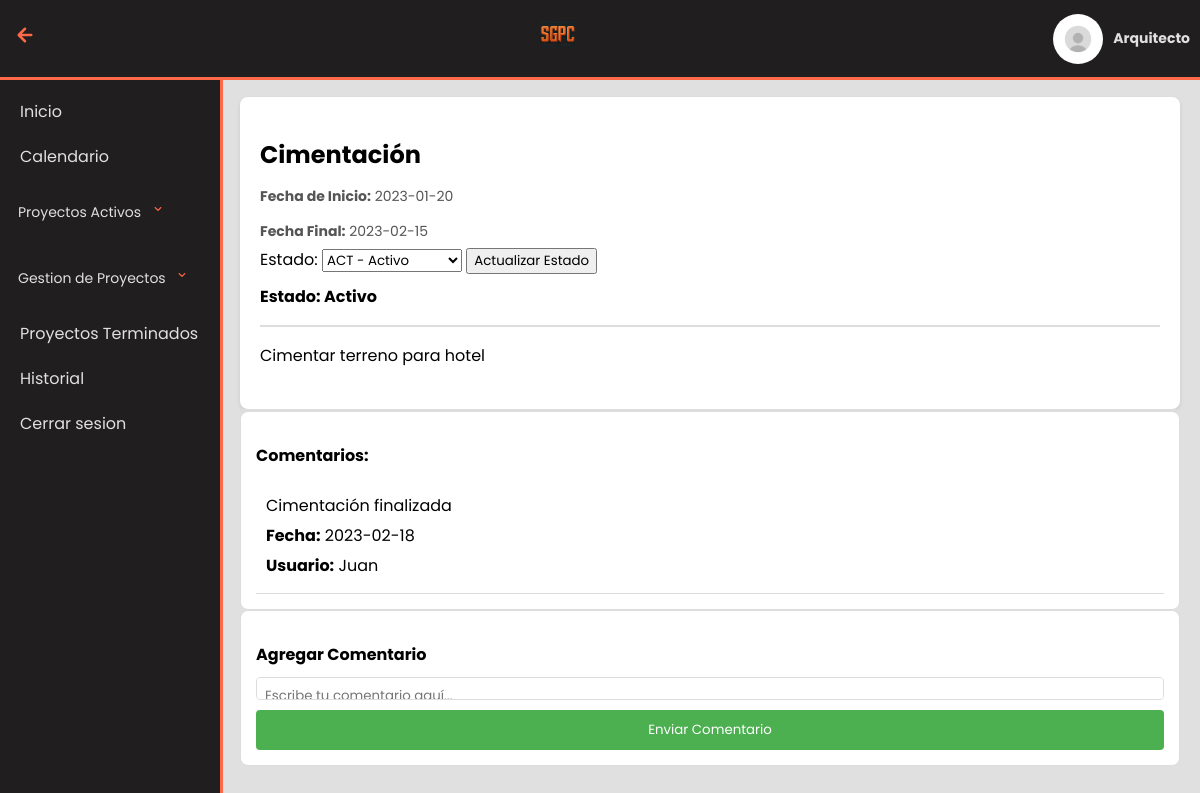
The page /MenuArquitecto/detalleTarea.php?idTarea=1 (signed in) on the database its author committed.
### tables this page shows
CREATE TABLE ProyectoTarea (
    idProyecto INT NOT NULL,
    idTarea int NOT NULL,
    fechaInicio DATE NOT NULL,
    fechaFinal DATE NOT NULL,
    PRIMARY KEY (idProyecto, idTarea),
    FOREIGN KEY (idProyecto) REFERENCES Proyecto(idProyecto),
    FOREIGN KEY (idTarea) REFERENCES Tarea(idTarea)
);

CREATE TABLE Tarea (
    idTarea int auto_increment PRIMARY KEY,
    titulo VARCHAR(40) NOT NULL,
    descripcion VARCHAR(100) NOT NULL,
    estado CHAR(3) NOT NULL,
    idProyecto INT NOT NULL,
    FOREIGN KEY (estado) REFERENCES Estado(codigo),
    FOREIGN KEY (idProyecto) REFERENCES Proyecto(idProyecto)
);

CREATE TABLE Estado (
    codigo CHAR(5) PRIMARY KEY,
    nombre VARCHAR(30) NOT NULL
);

CREATE TABLE Comentario (
    idComentario INT AUTO_INCREMENT PRIMARY KEY,
    descripcion VARCHAR(100) NOT NULL,
    fechaComentario DATE NOT NULL,
    idUsuario INT NOT NULL,
    idTarea int NOT NULL,
    idProyecto INT,
    FOREIGN KEY (idUsuario) REFERENCES Usuario(idUsuario),
    FOREIGN KEY (idTarea) REFERENCES Tarea(idTarea),
    FOREIGN KEY (idProyecto) REFERENCES Proyecto(idProyecto)
);

CREATE TABLE Usuario (
    idUsuario INT AUTO_INCREMENT PRIMARY KEY,
    nombre VARCHAR(30) NOT NULL,
    apellidoPat VARCHAR(50) NOT NULL,
    apellidoMat VARCHAR(50) NOT NULL,
    numTel CHAR(15) NOT NULL,
    email VARCHAR(256) NOT NULL,
    contrasena VARCHAR(30) NOT NULL,
    idTipoUsuario INT NOT NULL,
    FOREIGN KEY (idTipoUsuario) REFERENCES TipoUsuario(idTu)
);

### MenuArquitecto/detalleTarea.php (the view, shortened to what this page needs)
<?php
include 'consultas.php';
$consultas = new Consultas();
$idTarea = isset($_GET['idTarea']) ? $_GET['idTarea'] : null;
$tareaSeleccionada = $consultas->getTareaPorId($idTarea);
if ($tareaSeleccionada) {
    $comentarios = $consultas->getComentariosTarea($idTarea);
?>
<!DOCTYPE html>
<html lang="en">
<head>
    <link rel="stylesheet" href="../css/detalleTarea.css">
</head>
<body>
    <?php
        include "plantillas/header.php";
        include "plantillas/menu.php";
        ?>
    <main>
        <div class="task-details">
            <div class="header-section">
                <h2><?= $tareaSeleccionada['NombreTarea']; ?></h2>
                <p class="date">
                    <strong>Fecha de Inicio:</strong>
                    <?= date("Y-m-d", strtotime($tareaSeleccionada['fechaInicio'])); ?>
                </p>
                <p class="date">
                    <strong>Fecha Final:</strong>
                    <?= ($tareaSeleccionada['fechaFinal'] !== null) ? date("Y-m-d", strtotime($tareaSeleccionada['fechaFinal'])) : 'Sin fecha final'; ?>
                </p>
                <form action="actualizar_estado.php" method="post" class="update-task-status-section">
                    <label for="estadoTarea">Estado:</label>
                    <select name="estadoTarea" id="estadoTarea">
                        <?php
                            $estados = $consultas->obtenerEstados();
                            foreach ($estados as $codigo => $nombre) {
                                echo '<option value="' . $codigo . '">' . $nombre . '</option>';
                            }
                            ?>
                    </select>
                    <input type="submit" value="Actualizar Estado" class="update-task-status-button">
                </form>
                <p class="status <?= $consultas->obtenerNombreEstado($tareaSeleccionada['estado']); ?>">
                    <strong>Estado:</strong> <?= $consultas->obtenerNombreEstado($tareaSeleccionada['estado']); ?>
                </p>
                <div class="divider"></div>
                <div class="project-description">
                    <p><?= $tareaSeleccionada['DescripcionTarea']; ?></p>
                </div>
            </div>
        </div>
        <div class="divider"></div>
        <?php if (!empty($comentarios)) : ?>
        <div class="comments-section">
            <h3>Comentarios:</h3>
            <?php foreach ($comentarios as $comentario) : ?>
            <div class="comment <?= ($comentario['nombreUsuario'] == 'nombreUsuarioActual') ? 'user-comment' : ''; ?>">
                <p><?= $comentario['descripcion']; ?></p>
                <p><strong>Fecha:</strong> <?= $comentario['fechaComentario']; ?></p>
                <p><strong>Usuario:</strong> <?= $comentario['nombreUsuario']; ?></p>
            </div>
            <?php endforeach; ?>
        </div>
        <?php else : ?>
        <p>No hay comentarios disponibles.</p>
        <?php endif; ?>
        <div class="add-comment-section">
            <h3>Agregar Comentario</h3>
            <form action="agregar_comentario.php" method="post">
                <textarea name="comentario" placeholder="Escribe tu comentario aquí..." required></textarea>
                <input type="submit" value="Enviar Comentario">
            </form>
        </div>
    </main>
</body>
</html>
<?php
} else {
    echo "No se encontró la tarea seleccionada.";
}
?>

### css/detalleTarea.css (style rules this page uses)
* { font-family: "Poppins"; }
body { background-color: #e0e0e1; margin: 0; overflow: hidden; }
main { max-width: 1200px; max-height: 700px; margin-left: 250px; margin-top: 77px; padding: 0 20px; margin-bottom: 25px; }
.add-comment-section { max-width: 100%; width: 100%; box-sizing: border-box; margin: 0 auto; position: relative; z-index: 1; max-height: calc(50vh - 200px); }
.add-comment-section h3 { font-size: 16px; margin-bottom: 10px; }
.add-comment-section form { display: flex; flex-direction: column; }
.add-comment-section textarea { height: 5px; margin-bottom: 10px; padding: 8px; border: 1px solid #ddd; border-radius: 4px; resize: none; }
.add-comment-section input[type="submit"] { background-color: #4caf50; color: #fff; border: none; padding: 10px; cursor: pointer; border-radius: 4px; transition: background-color 0.3s ease-in-out; }
.comments-section { width: 100%; box-sizing: border-box; padding: 10px; background-color: #fff; border: 1px solid #ddd; border-radius: 8px; max-height: calc(50vh - 200px); overflow-y: auto; }
.comments-section, .add-comment-section { width: 100%; box-sizing: border-box; padding: 15px; background-color: #fff; border: 1px solid #ddd; border-radius: 8px; }
.comments-section h3 { font-size: 16px; margin-bottom: 10px; }
.comment { border-bottom: 1px solid #ddd; padding: 10px; }
.comment p { margin: 5px 0; }
.task-details { padding: 20px; background-color: #fff; border-radius: 8px; box-shadow: 0 2px 4px rgba(0, 0, 0, 0.1); box-sizing: border-box; max-height: 100vh; overflow-y: auto; }
.header-section { margin-bottom: 20px; }
.header-section h2 { font-size: 24px; margin-bottom: 5px; }
.date { font-size: 14px; color: #555; margin-bottom: 5px; }
.status { font-size: 16px; font-weight: bold; margin-top: 10px; }
.divider { border: 1px solid #ddd; margin: 0px 0; }
.project-description p { font-size: 16px; line-height: 1.6; }

### css/proyectos.css (style rules this page uses)
* { font-family: "Poppins"; }
body { background-color: #e0e0e1; margin-top: 77px; }
main { margin-left: 220px; padding: 20px; }

### rows shown on the page
proyectotarea: idTarea.titulo "Cimentación", fechaInicio "2023-01-20", fechaFinal "2023-02-15", idTarea.nombre "Activo", idTarea.descripcion "Cimentar terreno para hotel"
comentario: descripcion "Cimentación finalizada", fechaComentario "2023-02-18", idUsuario.nombre "Juan"

### other values the page prints
form field estadoTarea "ACT - Activo"
